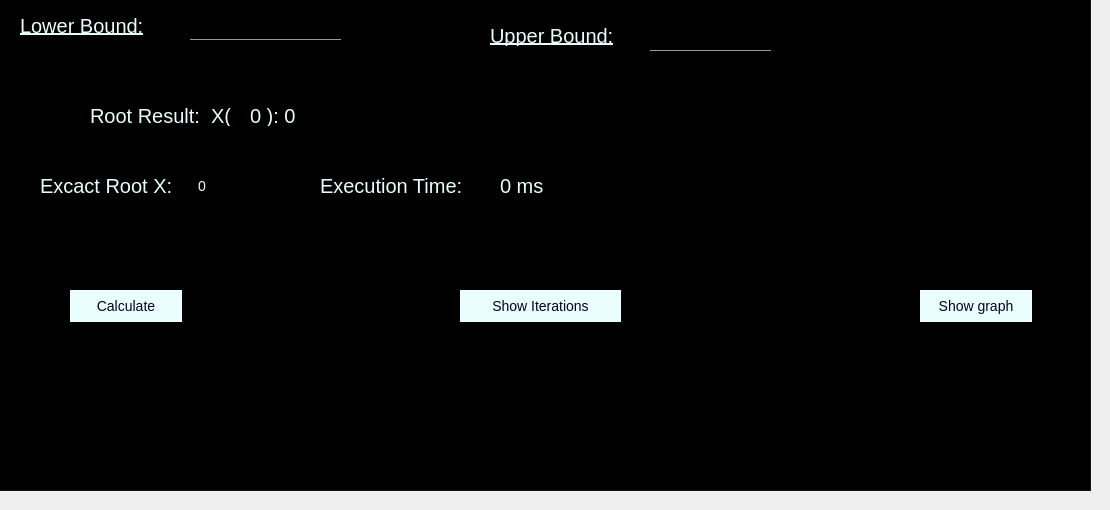
    <widget class="QWidget" name="Bisection">
     <attribute name="title">
      <string>Bisection</string>
     </attribute>
     <widget class="QGroupBox" name="groupBox_2">
      <property name="geometry">
       <rect>
        <x>-10</x>
        <y>-10</y>
        <width>1101</width>
        <height>501</height>
       </rect>
      </property>
      <property name="styleSheet">
       <string notr="true">background-color:rgb(0, 0, 0)
</string>
      </property>
      <property name="title">
       <string/>
      </property>
      <widget class="QLabel" name="label_16">
       <property name="geometry">
        <rect>
         <x>20</x>
         <y>20</y>
         <width>161</width>
         <height>31</height>
        </rect>
       </property>
       <property name="styleSheet">
        <string notr="true">background: transparent;
text-decoration: underline;
font: 10pt &quot;Cooper Black&quot;;
color: rgb(234, 255, 253);
margin: 5px;
font-size: 20px;
font-family: &quot;Sitka&quot;, &quot;Courier New&quot;, monospace;
color: rgb(234, 255, 253);
border: none;</string>
       </property>
       <property name="text">
        <string>Lower Bound:</string>
       </property>
      </widget>
      <widget class="QLineEdit" name="bisectionLowerBound">
       <property name="geometry">
        <rect>
         <x>200</x>
         <y>30</y>
         <width>151</width>
         <height>20</height>
        </rect>
       </property>
       <property name="styleSheet">
        <string notr="true">border: 0;
text-decoration: underline;
font: 7pt &quot;MS Shell Dlg 2&quot;;
border-bottom: 1px solid #999;
background: transparent;
outline: none;
font-size: 14px;
font-family: &quot;Lucida Console&quot;, &quot;Courier New&quot;, monospace;
color: rgb(234, 255, 253);</string>
       </property>
       <property name="inputMask">
        <string/>
       </property>
       <property name="text">
        <string/>
       </property>
      </widget>
      <widget class="QLabel" name="label_17">
       <property name="geometry">
        <rect>
         <x>490</x>
         <y>30</y>
         <width>191</width>
         <height>31</height>
        </rect>
       </property>
       <property name="styleSheet">
        <string notr="true">background: transparent;
text-decoration: underline;
font: 10pt &quot;Cooper Black&quot;;
color: rgb(234, 255, 253);
margin: 5px;
font-size: 20px;
font-family: &quot; Sitka&quot;, &quot;Courier New&quot;, monospace;
color: rgb(234, 255, 253);
border: none;</string>
       </property>
       <property name="text">
        <string>Upper Bound:</string>
       </property>
      </widget>
      <widget class="QLineEdit" name="bisectionUpperBound">
       <property name="geometry">
        <rect>
         <x>660</x>
         <y>40</y>
         <width>121</width>
         <height>21</height>
        </rect>
       </property>
       <property name="styleSheet">
        <string notr="true">border: 0;
border-bottom: 1px solid #999;
background: transparent;
outline: none;
font-size: 14px;
font-family: &quot;Lucida Console&quot;, &quot;Courier New&quot;, monospace;
color: rgb(234, 255, 253);</string>
       </property>
       <property name="inputMask">
        <string/>
       </property>
       <property name="text">
        <string/>
       </property>
      </widget>
      <widget class="QPushButton" name="bisectionCalcBtn">
       <property name="geometry">
        <rect>
         <x>80</x>
         <y>300</y>
         <width>112</width>
         <height>32</height>
        </rect>
       </property>
       <property name="styleSheet">
        <string notr="true">border-radius: 50px;
background-color: rgb(234, 255, 253);
font-size: 14px;
font-family: &quot;Sitka&quot;, &quot;Courier New&quot;, monospace;
color: rgb(0, 0, 40);</string>
       </property>
       <property name="text">
        <string>Calculate</string>
       </property>
      </widget>
      <widget class="QPushButton" name="bisectionShowIterBtn">
       <property name="geometry">
        <rect>
         <x>470</x>
         <y>300</y>
         <width>161</width>
         <height>32</height>
        </rect>
       </property>
       <property name="styleSheet">
        <string notr="true">border-radius: 50px;
background-color: rgb(234, 255, 253);
font-size: 14px;
font-family: &quot;Sitka&quot;, &quot;Courier New&quot;, monospace;
color: rgb(0, 0, 40);</string>
       </property>
       <property name="text">
        <string>Show Iterations</string>
       </property>
      </widget>
      <widget class="QPushButton" name="bisectionShowGpBtn">
       <property name="geometry">
        <rect>
         <x>930</x>
         <y>300</y>
         <width>112</width>
         <height>32</height>
        </rect>
       </property>
       <property name="styleSheet">
        <string notr="true">border-radius: 50px;
background-color: rgb(234, 255, 253);
font-size: 14px;
font-family: &quot;Sitka&quot;, &quot;Courier New&quot;, monospace;
color: rgb(0, 0, 40);</string>
       </property>
       <property name="text">
        <string>Show graph</string>
       </property>
      </widget>
      <widget class="QLabel" name="label_19">
       <property name="geometry">
        <rect>
         <x>90</x>
         <y>110</y>
         <width>211</width>
         <height>31</height>
        </rect>
       </property>
       <property name="styleSheet">
        <string notr="true">background: transparent;
font: 10pt &quot;Cooper Black&quot;;
color: rgb(234, 255, 253);
margin: 5px;
font-size: 20px;
font-family: &quot;Sitka&quot;, &quot;Courier New&quot;, monospace;
color: rgb(234, 255, 253);
border: none;</string>
       </property>
       <property name="text">
        <string>Root Result:  X(</string>
       </property>
      </widget>
      <widget class="QLabel" name="bisectionRoot">
       <property name="geometry">
        <rect>
         <x>250</x>
         <y>110</y>
         <width>131</width>
         <height>31</height>
        </rect>
       </property>
       <property name="styleSheet">
        <string notr="true">background: transparent;

font: 10pt &quot;Cooper Black&quot;;
color: rgb(234, 255, 253);
margin: 5px;
font-size: 20px;
font-family: &quot;Sitka&quot;, &quot;Courier New&quot;, monospace;
color: rgb(234, 255, 253);
border: none;</string>
       </property>
       <property name="text">
        <string>0 ): 0</string>
       </property>
      </widget>
      <widget class="QLabel" name="label_23">
       <property name="geometry">
        <rect>
         <x>40</x>
         <y>180</y>
         <width>201</width>
         <height>31</height>
        </rect>
       </property>
       <property name="styleSheet">
        <string notr="true">background: transparent;
font: 10pt &quot;Cooper Black&quot;;
color: rgb(234, 255, 253);
margin: 5px;
font-size: 20px;
font-family: &quot;Sitka&quot;, &quot;Courier New&quot;, monospace;
color: rgb(234, 255, 253);
border: none;</string>
       </property>
       <property name="text">
        <string>Excact Root X:</string>
       </property>
      </widget>
      <widget class="QLabel" name="label_26">
       <property name="geometry">
        <rect>
         <x>320</x>
         <y>180</y>
         <width>201</width>
         <height>31</height>
        </rect>
       </property>
       <property name="styleSheet">
        <string notr="true">background: transparent;
font: 10pt &quot;Cooper Black&quot;;
color: rgb(234, 255, 253);
margin: 5px;
font-size: 20px;
font-family: &quot;Sitka&quot;, &quot;Courier New&quot;, monospace;
color: rgb(234, 255, 253);
border: none;</string>
       </property>
       <property name="text">
        <string>Execution Time:</string>
       </property>
      </widget>
      <widget class="QLabel" name="excactRootBisection">
       <property name="geometry">
        <rect>
         <x>200</x>
         <y>180</y>
         <width>101</width>
         <height>31</height>
        </rect>
       </property>
       <property name="styleSheet">
        <string notr="true">background: transparent;
color: rgb(234, 255, 253);
margin: 5px;
font-size: 14px;
font-family: &quot;Lucida Console&quot;, &quot;Courier New&quot;, monospace;
color: rgb(234, 255, 253);
border: none;</string>
       </property>
       <property name="text">
        <string>0</string>
       </property>
      </widget>
      <widget class="QLabel" name="etBisection">
       <property name="geometry">
        <rect>
         <x>500</x>
         <y>180</y>
         <width>101</width>
         <height>31</height>
        </rect>
       </property>
       <property name="styleSheet">
        <string notr="true">background: transparent;
font: 10pt &quot;Cooper Black&quot;;
color: rgb(234, 255, 253);
margin: 5px;
font-size: 20px;
font-family: &quot;Sitka&quot;, &quot;Courier New&quot;, monospace;
color: rgb(234, 255, 253);
border: none;</string>
       </property>
       <property name="text">
        <string>0 ms</string>
       </property>
      </widget>
     </widget>
    </widget>
